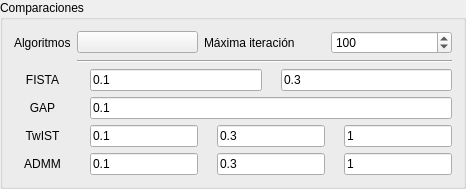
       <widget class="QGroupBox" name="comparisonGroupBox">
        <property name="title">
         <string>Comparaciones</string>
        </property>
        <layout class="QGridLayout" name="gridLayout_2">
         <item row="0" column="0">
          <widget class="QLabel" name="comparisonAlgorithmLabel">
           <property name="text">
            <string>Algoritmos</string>
           </property>
          </widget>
         </item>
         <item row="0" column="1">
          <layout class="QHBoxLayout" name="comparisonAlgorithmHLayout">
           <item>
            <widget class="QPushButton" name="comparisonAlgorithmPushButton">
             <property name="enabled">
              <bool>true</bool>
             </property>
             <property name="toolTip">
              <string>Ver ecuación</string>
             </property>
             <property name="autoFillBackground">
              <bool>false</bool>
             </property>
             <property name="text">
              <string/>
             </property>
             <property name="icon">
              <iconset>
               <normaloff>assets/icons/view.png</normaloff>assets/icons/view.png</iconset>
             </property>
            </widget>
           </item>
           <item>
            <widget class="QLabel" name="comparisonMaxiterLabel">
             <property name="text">
              <string>Máxima iteración</string>
             </property>
            </widget>
           </item>
           <item>
            <widget class="QSpinBox" name="comparisonMaxiterSpinBox">
             <property name="minimum">
              <number>1</number>
             </property>
             <property name="maximum">
              <number>9999</number>
             </property>
             <property name="value">
              <number>100</number>
             </property>
            </widget>
           </item>
          </layout>
         </item>
         <item row="1" column="1">
          <widget class="Line" name="comparisonLine">
           <property name="orientation">
            <enum>Qt::Horizontal</enum>
           </property>
          </widget>
         </item>
         <item row="2" column="1">
          <layout class="QHBoxLayout" name="compParamsHLayout1">
           <item>
            <widget class="QLabel" name="compParam1Label1">
             <property name="text">
              <string/>
             </property>
             <property name="textFormat">
              <enum>Qt::AutoText</enum>
             </property>
             <property name="pixmap">
              <pixmap resource="../assets/assets.qrc">:/parameters/parameters/lambda.png</pixmap>
             </property>
             <property name="scaledContents">
              <bool>true</bool>
             </property>
             <property name="wordWrap">
              <bool>false</bool>
             </property>
             <property name="margin">
              <number>0</number>
             </property>
             <property name="indent">
              <number>-1</number>
             </property>
            </widget>
           </item>
           <item>
            <widget class="QLineEdit" name="compParam1LineEdit1">
             <property name="text">
              <string>0.1</string>
             </property>
            </widget>
           </item>
           <item>
            <widget class="QLabel" name="compParam2Label1">
             <property name="enabled">
              <bool>true</bool>
             </property>
             <property name="sizePolicy">
              <sizepolicy hsizetype="Preferred" vsizetype="Preferred">
               <horstretch>0</horstretch>
               <verstretch>0</verstretch>
              </sizepolicy>
             </property>
             <property name="text">
              <string/>
             </property>
             <property name="pixmap">
              <pixmap resource="../assets/assets.qrc">:/parameters/parameters/mu.png</pixmap>
             </property>
             <property name="scaledContents">
              <bool>true</bool>
             </property>
            </widget>
           </item>
           <item>
            <widget class="QLineEdit" name="compParam2LineEdit1">
             <property name="text">
              <string>0.3</string>
             </property>
            </widget>
           </item>
          </layout>
         </item>
         <item row="2" column="0">
          <widget class="QLabel" name="fistaLabel">
           <property name="text">
            <string>FISTA</string>
           </property>
           <property name="alignment">
            <set>Qt::AlignCenter</set>
           </property>
          </widget>
         </item>
         <item row="3" column="1">
          <layout class="QHBoxLayout" name="compParamsHLayout2">
           <item>
            <widget class="QLabel" name="compParam1Label2">
             <property name="text">
              <string/>
             </property>
             <property name="textFormat">
              <enum>Qt::AutoText</enum>
             </property>
             <property name="pixmap">
              <pixmap resource="../assets/assets.qrc">:/parameters/parameters/lambda.png</pixmap>
             </property>
             <property name="scaledContents">
              <bool>true</bool>
             </property>
             <property name="wordWrap">
              <bool>false</bool>
             </property>
             <property name="margin">
              <number>0</number>
             </property>
             <property name="indent">
              <number>-1</number>
             </property>
            </widget>
           </item>
           <item>
            <widget class="QLineEdit" name="compParam1LineEdit2">
             <property name="text">
              <string>0.1</string>
             </property>
            </widget>
           </item>
          </layout>
         </item>
         <item row="4" column="0">
          <widget class="QLabel" name="twistLabel">
           <property name="text">
            <string>TwIST</string>
           </property>
           <property name="alignment">
            <set>Qt::AlignCenter</set>
           </property>
          </widget>
         </item>
         <item row="3" column="0">
          <widget class="QLabel" name="gapLabel">
           <property name="text">
            <string>GAP</string>
           </property>
           <property name="alignment">
            <set>Qt::AlignCenter</set>
           </property>
          </widget>
         </item>
         <item row="5" column="0">
          <widget class="QLabel" name="admmLabel">
           <property name="text">
            <string>ADMM</string>
           </property>
           <property name="alignment">
            <set>Qt::AlignCenter</set>
           </property>
          </widget>
         </item>
         <item row="4" column="1">
          <layout class="QHBoxLayout" name="compParamsHLayout3">
           <item>
            <widget class="QLabel" name="compParam1Label3">
             <property name="text">
              <string/>
             </property>
             <property name="textFormat">
              <enum>Qt::AutoText</enum>
             </property>
             <property name="pixmap">
              <pixmap resource="../assets/assets.qrc">:/parameters/parameters/lambda.png</pixmap>
             </property>
             <property name="scaledContents">
              <bool>true</bool>
             </property>
             <property name="wordWrap">
              <bool>false</bool>
             </property>
             <property name="margin">
              <number>0</number>
             </property>
             <property name="indent">
              <number>-1</number>
             </property>
            </widget>
           </item>
           <item>
            <widget class="QLineEdit" name="compParam1LineEdit3">
             <property name="text">
              <string>0.1</string>
             </property>
            </widget>
           </item>
           <item>
            <widget class="QLabel" name="compParam2Label3">
             <property name="enabled">
              <bool>true</bool>
             </property>
             <property name="sizePolicy">
              <sizepolicy hsizetype="Preferred" vsizetype="Preferred">
               <horstretch>0</horstretch>
               <verstretch>0</verstretch>
              </sizepolicy>
             </property>
             <property name="text">
              <string/>
             </property>
             <property name="pixmap">
              <pixmap resource="../assets/assets.qrc">:/parameters/parameters/alpha.png</pixmap>
             </property>
             <property name="scaledContents">
              <bool>true</bool>
             </property>
            </widget>
           </item>
           <item>
            <widget class="QLineEdit" name="compParam2LineEdit3">
             <property name="text">
              <string>0.3</string>
             </property>
            </widget>
           </item>
           <item>
            <widget class="QLabel" name="compParam3Label3">
             <property name="text">
              <string/>
             </property>
             <property name="pixmap">
              <pixmap resource="../assets/assets.qrc">:/parameters/parameters/beta.png</pixmap>
             </property>
            </widget>
           </item>
           <item>
            <widget class="QLineEdit" name="compParam3LineEdit3">
             <property name="text">
              <string>1</string>
             </property>
            </widget>
           </item>
          </layout>
         </item>
         <item row="5" column="1">
          <layout class="QHBoxLayout" name="compParamsHLayout4">
           <item>
            <widget class="QLabel" name="compParam1Label4">
             <property name="text">
              <string/>
             </property>
             <property name="textFormat">
              <enum>Qt::AutoText</enum>
             </property>
             <property name="pixmap">
              <pixmap resource="../assets/assets.qrc">:/parameters/parameters/rho.png</pixmap>
             </property>
             <property name="scaledContents">
              <bool>true</bool>
             </property>
             <property name="wordWrap">
              <bool>false</bool>
             </property>
             <property name="margin">
              <number>0</number>
             </property>
             <property name="indent">
              <number>-1</number>
             </property>
            </widget>
           </item>
           <item>
            <widget class="QLineEdit" name="compParam1LineEdit4">
             <property name="text">
              <string>0.1</string>
             </property>
            </widget>
           </item>
           <item>
            <widget class="QLabel" name="compParam2Label4">
             <property name="enabled">
              <bool>true</bool>
             </property>
             <property name="sizePolicy">
              <sizepolicy hsizetype="Preferred" vsizetype="Preferred">
               <horstretch>0</horstretch>
               <verstretch>0</verstretch>
              </sizepolicy>
             </property>
             <property name="text">
              <string/>
             </property>
             <property name="pixmap">
              <pixmap resource="../assets/assets.qrc">:/parameters/parameters/gamma.png</pixmap>
             </property>
             <property name="scaledContents">
              <bool>true</bool>
             </property>
            </widget>
           </item>
           <item>
            <widget class="QLineEdit" name="compParam2LineEdit4">
             <property name="text">
              <string>0.3</string>
             </property>
            </widget>
           </item>
           <item>
            <widget class="QLabel" name="compParam3Label4">
             <property name="text">
              <string/>
             </property>
             <property name="pixmap">
              <pixmap resource="../assets/assets.qrc">:/parameters/parameters/lambda.png</pixmap>
             </property>
            </widget>
           </item>
           <item>
            <widget class="QLineEdit" name="compParam3LineEdit4">
             <property name="text">
              <string>1</string>
             </property>
            </widget>
           </item>
          </layout>
         </item>
        </layout>
       </widget>
